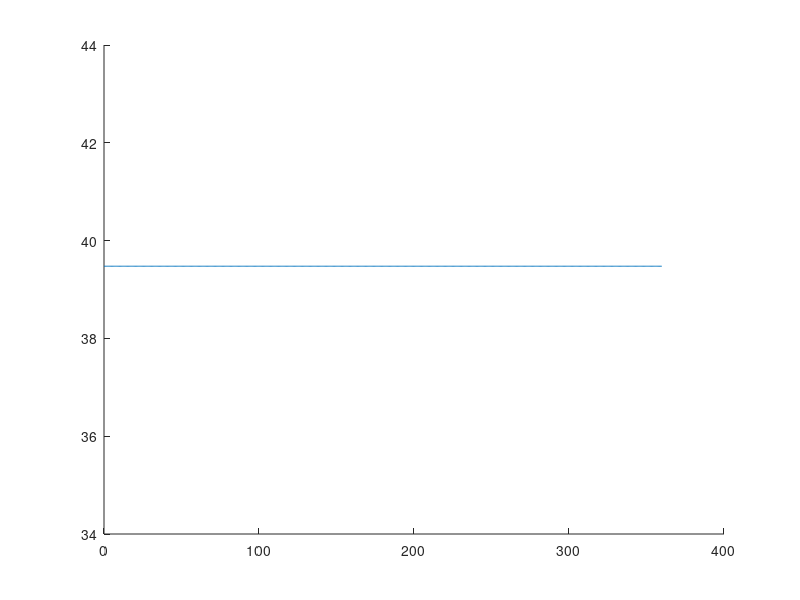

Write MATLAB code to recreate this figure. (Note: this script raises an error after producing the figure.)
figure1=figure(1);
axes1 = axes('Parent',figure1);
hold(axes1,'on');
% figure2=figure(2);
% hold on;
% axes2 = axes('Parent',figure2);
% hold(axes2,'on');
mx="0";
for m=0:0.8:1
CPS=0
theta_f1=0:0.01:2*pi;
dead_time=0.02;
% m=0;
n=0;
D1=(1+m*sin(theta_f1)+(n/6)*sawtooth(3*theta_f1+pi/2,1/2))/2;
D1(D1<dead_time)=dead_time;
D1(D1>(1-dead_time))=1-dead_time;
% S1=(2/pi)*sin(pi*D1)*cos(theta_c);
S1=(2/pi)*sin(pi*(D1));
theta_f2=theta_f1-2*pi/3;
D2=(1+m*sin(theta_f2)+(n/6)*sawtooth(3*theta_f2+pi/2,1/2))/2;
D2(D2<dead_time)=dead_time;
D2(D2>(1-dead_time))=1-dead_time;
D2=(1+m*sin(theta_f2)+(n/6)*sawtooth(3*theta_f2+pi/2,1/2))/2;
S2=(2/pi)*sin(pi*(D2));

theta_f3=theta_f1+2*pi/3;
D3=(1+m*sin(theta_f3)+(n/6)*sawtooth(3*theta_f3+pi/2,1/2))/2;
D3(D3<dead_time)=dead_time;
D3(D3>(1-dead_time))=1-dead_time;
D3=(1+m*sin(theta_f3)+(n/6)*sawtooth(3*theta_f3+pi/2,1/2))/2;
S3=(2/pi)*sin(pi*(D3));

% figure();
% plot(theta_f1*180/pi,S1,'r')
% hold on;
% plot(theta_f1*180/pi,S2,'b')
% hold on;
% plot(theta_f1*180/pi,S3,'b')
% hold on;
% plot(theta_f1*180/pi,abs(S1-S2),'k')
% hold on;
% plot(theta_f1*180/pi,abs(S3-S2),'k')


lim_y=0.43;
y=(S1.^2+S2.^2-lim_y^2)./(2.*S1.*S2);
y(y>1)=1;
y(y<-1)=-1;
CPS1=acos(y);
% CPS=mod(CPS,2*pi);
S_updated=sqrt(S1.^2+S2.^2-2*S1.*S2.*cos(CPS1));

alpha=atan(S2.*sin(CPS1)./(S1+S2.*cos(CPS1)));


lim_y=0.43;
lim_y=0.43;
y=(S3.^2+S_updated.^2-lim_y^2)./(2.*S3.*S_updated);
y(y>1)=1;
y(y<-1)=-1;
CPS2=acos(y);

CPS2_real= CPS2-alpha;

figure(1);
plot(theta_f1*180/pi,CPS1*180/pi)
hold on;

% figure(2);
% plot(theta_f1*180/pi,S_updated)
% hold on;

% hold on;
% plot(theta_f1*180/pi,CPS2*180/pi,'b')
% hold on;
% plot(theta_f1*180/pi,CPS2_real*180/pi,'k')
% hold on;
mx=[mx, strcat("ma=",string(m))];

end

mx=mx(2:end);

box(axes1,'on');
hold(axes1,'off');
% grid on;
% Set the remaining axes properties
% set(axes1,'XTick',0:60:360,'XTickLabel',{'0','\pi/3','2\pi/3','\pi','4\pi/3','5\pi/3','2\pi'}, ...
%     'FontName','TimesNewRoman','FontSize',16);
set(axes1,'XTick',0:60:360, ...
    'FontName','TimesNewRoman','FontSize',14);
set(axes1,'YTick',0:45:180,'YTickLabel',{'0','45','90','135','180'}, ...
    'FontName','TimesNewRoman','FontSize',14);
set(axes1,'defaultAxesTickLabelInterpreter','latex'); 
ylim([-20 200])
xlim([0 360])

legend1 = legend(axes1,'show',mx,'FontName','TimesNewRoman','FontSize',10);
set(legend1,...
    'Location','Best',...
    'EdgeColor','none',...
    'Color','white');
ylabel('Carrier Phase Shift ($^o$)','FontName','TimesNewRoman','FontSize',20)
xlabel('Phase of Reference-A ($^o$)','FontName','TimesNewRoman','FontSize',16)

% box(axes2,'on');
% hold(axes2,'off');
% % grid on;
% % Set the remaining axes properties
% % set(axes1,'XTick',0:60:360,'XTickLabel',{'0','\pi/3','2\pi/3','\pi','4\pi/3','5\pi/3','2\pi'}, ...
% %     'FontName','TimesNewRoman','FontSize',16);
% set(axes2,'XTick',0:60:360, ...
%     'FontName','TimesNewRoman','FontSize',14);
% set(axes2,'YTick',0:0.2:1, ...
%     'FontName','TimesNewRoman','FontSize',14);
% set(axes2,'defaultAxesTickLabelInterpreter','latex'); 
% ylim([-20 200])
% xlim([0 360])
% 
% legend2 = legend(axes2,'show',mx,'FontName','TimesNewRoman','FontSize',10);
% set(legend2,...
%     'Location','Best',...
%     'EdgeColor','none',...
%     'Color','white');
% ylabel('The magnitude of the Switching Frequency','FontName','TimesNewRoman','FontSize',20)
% xlabel('Phase of Reference-A ($^o$)','FontName','TimesNewRoman','FontSize',16)


%%
S_updated=sqrt(S1.^2+S2.^2-2*S1.*S2.*cos(CPS1));
figure();
plot(theta_f1*180/pi,S_updated,'r');
hold on;
S_updated2=sqrt(S3.^2+S2.^2-2*S3.*S2.*cos(CPS2_real));
plot(theta_f1*180/pi,S_updated2,'b');
hold on;

S_updated_real=sqrt(S3.^2+S_updated.^2-2*S3.*S_updated.*cos(CPS2));
plot(theta_f1*180/pi,S_updated_real,'k');
hold on;
ylim([0 1])
mean(S_updated_real)

% theta_f1
% 
% a0=(1/pi)*integral(S_updated,theta_f1,-pi,pi) 
% n=1;
% a1=(1/pi)*integral(S_updated*cos(n*theta_f1),theta_f1,-pi,pi) 
% b1=(1/pi)*integral(S_updated*sin(n*theta_f1),theta_f1,-pi,pi)    
 




   
